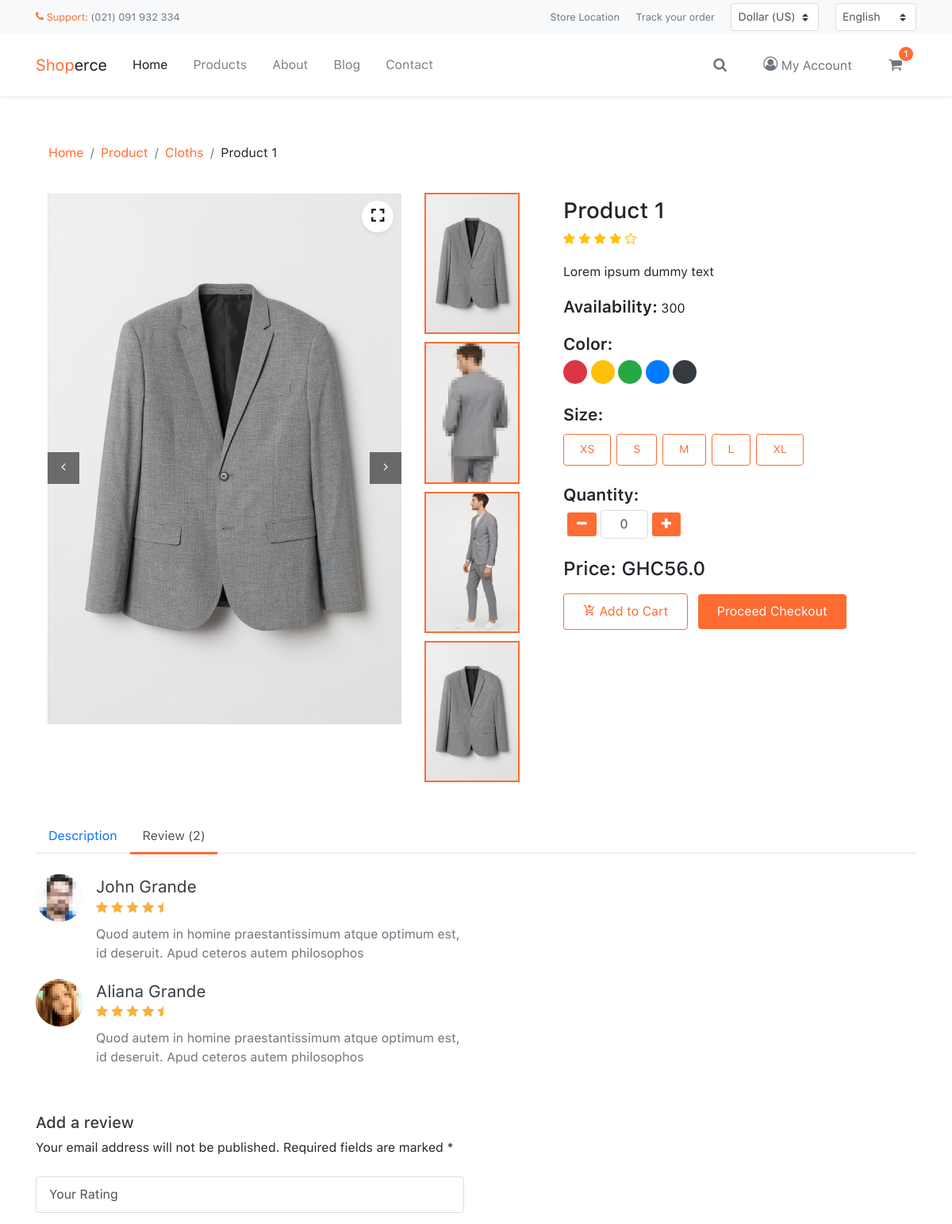
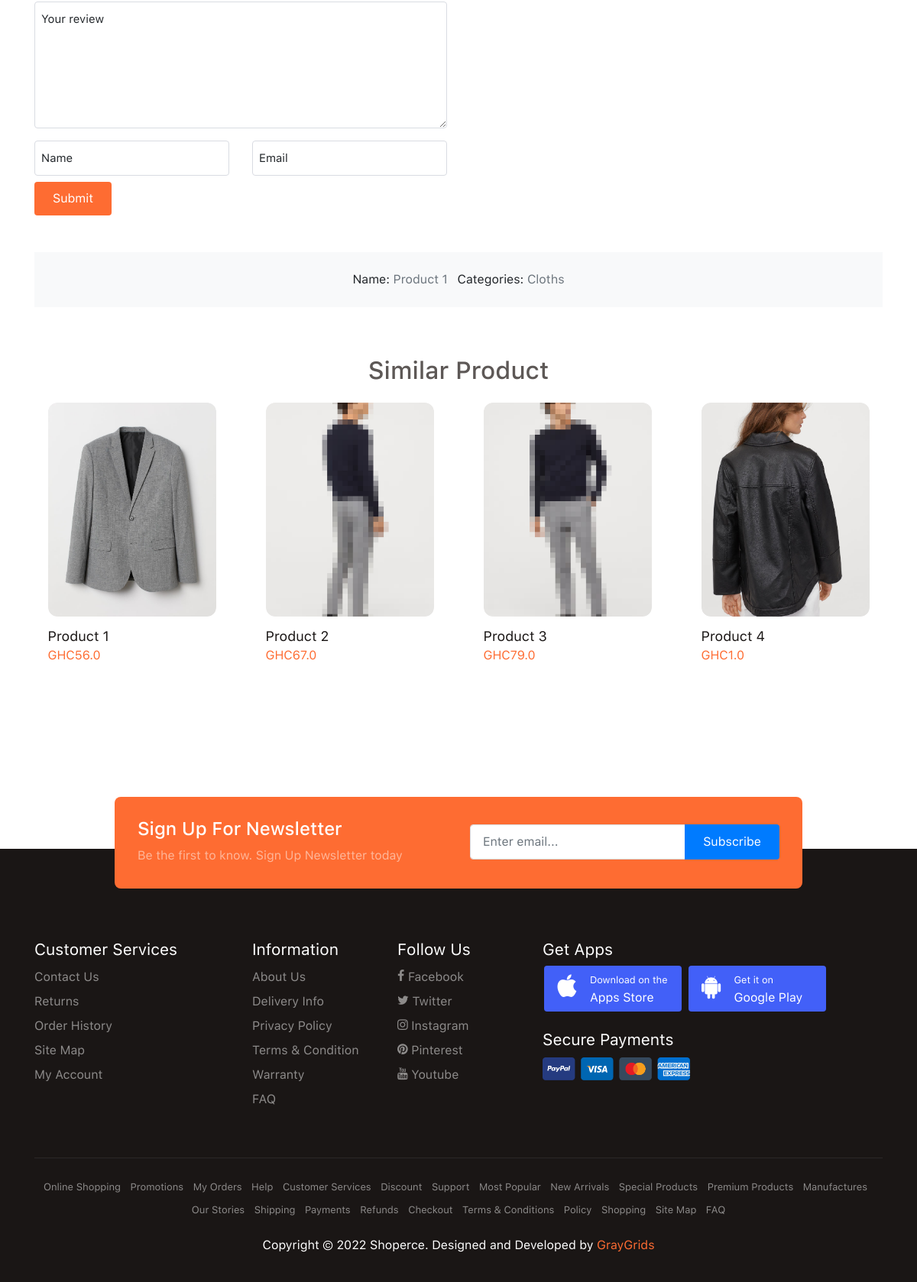
Page /detail/product-1 on the committed database (2 pictures, top to bottom).
### store/models.py (models this page shows, shortened)
class Product(models.Model):
    title = models.CharField(max_length=200)
    detail_preview = models.CharField(max_length=1000, blank=True, null=True)
    detail = RichTextField()
    thumbnail = models.ImageField(upload_to='images', blank=True, null=True)
    category = models.ForeignKey(
        Category, on_delete=models.SET_NULL, null=True)
    color = models.ForeignKey(
        Color, on_delete=models.SET_NULL, null=True, blank=True)
    availiability = models.IntegerField(blank=True, null=True)
    price = models.FloatField()
    published = models.BooleanField(default=True)
    created = models.DateTimeField(auto_now_add=True)
    slug = models.SlugField(blank=True, null=True)
    class Meta:
        ordering = ['-created']

class Category(models.Model):
    category = models.CharField(max_length=200)
    created = models.DateTimeField(auto_now_add=True)
    class Meta:
        verbose_name_plural = 'Categories'
    def __str__(self):
        return self.category

class ProductImage(models.Model):
    product = models.ForeignKey(
        Product, on_delete=models.CASCADE, related_name='images')
    image = models.ImageField(upload_to='images')

### store/views.py (the view)
# urls.py: path('detail/<slug:slug>', productDetail, name='detail'),
def productDetail(request, slug):
    products = Product.objects.filter(published=True).order_by('created')[:4]
    try:
        product = Product.objects.get(slug=slug, published=True)
        product_images = product.images.all()
    except Exception:
        return redirect('404')
    context = {
        'product': product,
        'product_images': product_images,
        'products': products
    }
    return render(request, 'store/product-details.html', context)

### store/context_processor.py (called while the page is built, shortened)
def globalData(request):
    items = OrderItem.objects.all()
    if request.method == 'POST' and 'Search' in request.POST:
        data = request.POST
        seacrhInput = data['Search']
        search_results = Product.objects.filter(title__contains=seacrhInput)
    return {
        'items': items
    }

### templates/store/product-details.html (shortened to what this page needs)
{% extends 'base.html' %}
{% load static %}
{% block content %}
<div class="site-section py-5">
    <div class="container">
        <ul class="breadcrumb bg-white">
            <li class="breadcrumb-item"><a href="{% url 'home' %}">Home</a></li>
            <li class="breadcrumb-item"><a href="{% url 'products' %}">Product</a></li>
            <li class="breadcrumb-item"><a href="{% url 'products' %}?category={{category.category}}">{{product.category}}</a></li>
            <li class="breadcrumb-item">{{product.title}}</li>
        </ul>
        <div class="row">
            <div class="col-lg-7">
                <div class="row no-gutters">
                    <div class="col-md-9">
                        <div class="btn-fullscreen" data-fancybox-trigger="product"><span class="icon-fullscreen"></span></div>
                        <div class="owl-carousel product-single">
                        {% for images in product_images %}
                            <div class="item">
                                <div class="img-place">
                                    <img src="{{images.image.url}}" alt="{{product.title}}">
                                </div>
                            </div>
                        {% endfor %}
                        </div>
                    </div>
                    <div class="col-md-3">
                        <div class="product-single-thumb">
                        {% for images in product_images %}
                            <div class="product-item active">
                                <img src="{{images.image.url}}" alt="{{product.title}}">
                            </div>
                        {% endfor %}
                         <div class="product-item active">
                                <img src="{{product.thumbnail.url}}" alt="{{product.title}}">
                            </div>
                        </div>
                    </div>
                </div>
            </div>
            <div class="col-lg-5 py-3">
                <h3>
                {{product.title}}
                </h3>
                <div class="ratings text-warning">
                    <span class="icon icon-star"></span>
                    <span class="icon icon-star"></span>
                    <span class="icon icon-star"></span>
                    <span class="icon icon-star"></span>
                    <span class="icon icon-star-o"></span>
                </div>
                <p class="mt-3">
                {{product.detail_preview}}
                </p>
                {% if product.availiability %}
                <p><span class="fs-large fw-bold">Availability:</span> {{product.availiability}}</p>
                {% endif %}
                <p class="fs-large fw-bold mb-1 mt-3">Color:</p>
                <div class="color-pick" data-role="selected" data-multiple="no">
                    <span class="color-item bg-danger select-target"></span>
                    <span class="color-item bg-warning select-target"></span>
                    <span class="color-item bg-success select-target"></span>
                    <span class="color-item bg-primary select-target"></span>
                    <span class="color-item bg-dark select-target"></span>
                </div>
                <p class="fs-large fw-bold mb-1 mt-3">Size:</p>
                <div class="btn-group btn-group-gap size-pick" data-role="selected" data-multiple="no">
                    <button class="btn btn-theme-outline btn-sm select-target">XS</button>
                    <button class="btn btn-theme-outline btn-sm select-target">S</button>
                    <button class="btn btn-theme-outline btn-sm select-target">M</button>
                    <button class="btn btn-theme-outline btn-sm select-target">L</button>
                    <button class="btn btn-theme-outline btn-sm select-target">XL</button>
                </div>
                <p class="fs-large fw-bold mb-1 mt-3">Quantity:</p>
                <div class="number-input">
                    <button class="btn btn-theme btn-sm btn-decrease"><span class="icon-minus"></span></button>
                    <input type="number" class="form-control" name="number" min="0" max="250">
                    <button class="btn btn-theme btn-sm btn-increase"><span class="icon-plus"></span></button>
                </div>
                <h4 class="mt-4 mb-3">Price: GHC{{product.price}}</h4>
                <a href="{% url 'addtocart' product.id %}" class="btn btn-theme-outline mr-2"><span class="icon-add_shopping_cart"></span> Add to Cart</a>
                <a href="#" class="btn btn-theme">Proceed Checkout</a>
            </div>
        </div>
        <div class="d-block mt-5">
            <ul class="nav nav-tabs" id="myTab" role="tablist">
                <li class="nav-item">
                    <a class="nav-link" id="home-tab" data-toggle="tab" href="#home" role="tab" aria-controls="home" aria-selected="true">Description</a>
                </li>
                <li class="nav-item">
                    <a class="nav-link active" id="contact-tab" data-toggle="tab" href="#contact" role="tab" aria-controls="contact" aria-selected="false">Review (2)</a>
                </li>
            </ul>
            <div class="tab-content mt-3" id="myTabContent">
                <div class="tab-pane fade show active" id="contact" role="tabpanel" aria-labelledby="contact-tab">
                    <div class="row">
                        <div class="col-sm-10 col-md-8 col-lg-6">
                            <div class="product-review">
                                <div class="review-dialog">
                                    <div class="profile-picture">
                                        <img src="img/avatar_1.jpg" alt="AVATAR">
                                    </div>
                                    <div class="ml-3">
                                        <div class="review-content mb-2">
                                            <span class="fg-dark fs-large">John Grande</span>
                                            <span class="ratings">
                                                <i class="icon-star"></i>
                                                <i class="icon-star"></i>
                                                <i class="icon-star"></i>
                                                <i class="icon-star"></i>
                                                <i class="icon-star-half"></i>
                                            </span>
                                        </div>
                                        <p class="mb-0 text-secondary">Quod autem in homine praestantissimum atque optimum est, id deseruit. Apud ceteros autem philosophos</p>
                                    </div>
                                </div>
                                <div class="review-dialog">
                                    <div class="profile-picture">
                                        <img src="img/avatar_2.jpg" alt="AVATAR">
                                    </div>
                                    <div class="ml-3">
                                        <div class="review-content mb-2">
                                            <span class="fg-dark fs-large">Aliana Grande</span>
                                            <span class="ratings">
                                                <i class="icon-star"></i>
                                                <i class="icon-star"></i>
                                                <i class="icon-star"></i>
                                                <i class="icon-star"></i>
                                                <i class="icon-star-half"></i>
                                            </span>
                                        </div>
                                        <p class="mb-0 text-secondary">Quod autem in homine praestantissimum atque optimum est, id deseruit. Apud ceteros autem philosophos</p>
                                    </div>
                                </div>
                                <form class="review-form mt-5">
                                    <h5 class="fg-dark">Add a review</h5>
                                    <p class="stext-102 cl6">
                                        Your email address will not be published. Required fields are marked *
                                    </p>
                                    <div class="row p-b-25">
                                        <div class="col-12">
                                            <select class="form-control my-2">
                                                <option>Your Rating</option>
                                            </select>
                                        </div>
                                        <div class="col-12">
                                            <div class="input-group floating-label my-2">
                                                <textarea class="form-control" id="review" name="review" rows="6" required></textarea>
                                                <label class="floating-control-label" for="review">Your review</label>
                                            </div>
                                        </div>
                                        <div class="col-sm-6">
                                            <div class="input-group floating-label my-2">
                                                <input class="form-control" id="name" type="text" name="name" required>
                                                <label class="floating-control-label" for="name">Name</label>
                                            </div>
                                        </div>
                                        <div class="col-sm-6">
                                            <div class="input-group floating-label my-2">
                                                <input class="form-control" id="email" type="text" name="email" required>
                                                <label class="floating-control-label" for="email">Email</label>
                                            </div>
                                        </div>
                                    </div>
                                    <button class="btn btn-theme">Submit</button>
                                </form>
                            </div>
                        </div>
                    </div>
                </div>
            </div>
        </div>
        <div class="row no-gutters bg-light mt-5">
            <div class="col-12">
                <ul class="list-unstyled list-inline text-center mb-0 py-4">
                    <li class="list-inline-item">Name: <span class="text-secondary">{{product.title}}</span></li>
                    <li class="list-inline-item">Categories: <span class="text-secondary">{{product.category}}</span></li>
                </ul>
            </div>
        </div>
        <div class="row mt-5">
            <div class="col-12 mt-3">
                <h2 class="title-section text-center">Similar Product</h2>
            </div>
            {% for product in products %}
            <div class="col-lg-3">
                <div class="card card-product">
                    <div class="card-body">
                        <div class="img-place">
                            <img src="{{product.thumbnail.url}}" alt="{{product.title}}">
                        </div>
                    </div>
                    <div class="card-footer">
                        <div class="caption">
                            <a href="{% url 'detail' product.slug %}" class="product-title">{{product.title}}</a>
                            <p class="fg-theme">GHC{{product.price}}</p>
                        </div>
                    </div>
                </div>
            </div>
            {% endfor %}
        </div>
    </div>
</div>
{% endblock content %}

### rows in the picture
Product: category "Cloths", title "Product 1", thumbnail (picture), detail_preview "Lorem ipsum dummy text", availiability "300", price "56.0"
ProductImage: image (picture)
ProductImage: image (picture)
ProductImage: image (picture)
Product: thumbnail (picture), title "Product 2", price "67.0"
Product: thumbnail (picture), title "Product 3", price "79.0"
Product: thumbnail (picture), title "Product 4", price "1.0"

### other values in the picture
{{ items.count }} "1"
